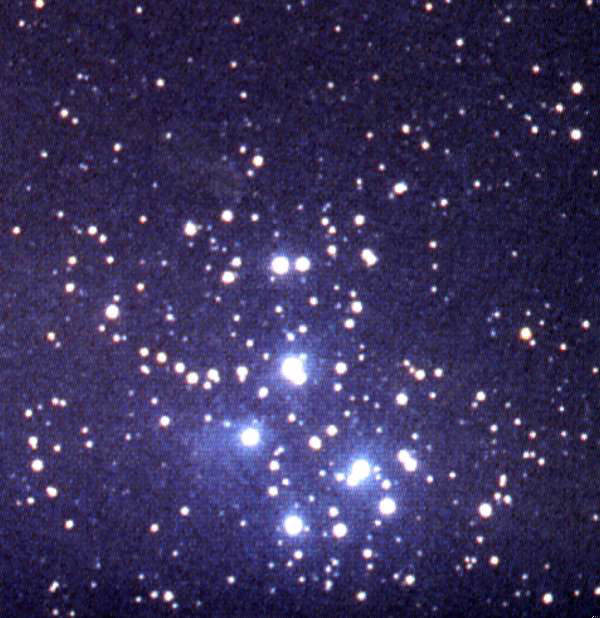
%> input picture Etoiles.png, 600 x 618 px
$ octave filtrage.m   (GNU Octave 9; MATLAB toolbox functions it lacks are replaced by stand-ins)
%> lines starting %> are read from the running program, lines starting %| are printed output that depends on the picture; in (x1, y1, x2, y2) boxes, pixels count from 0 and x2, y2 are one past the last pixel; in counts of white or black regions, pixels touching at a corner belong together; the program's own positions count from 1
close all; clear all; clc;

%B=imread('mercure.jpg');
%B =imread('lune.jpg');
E =imread('Etoiles.png');
%> E is the input picture: size 618x600x3 uint8; mean R, G, B 57.8, 49.9, 92.4
figure; imshow(E);

E =rgb2gray(E);
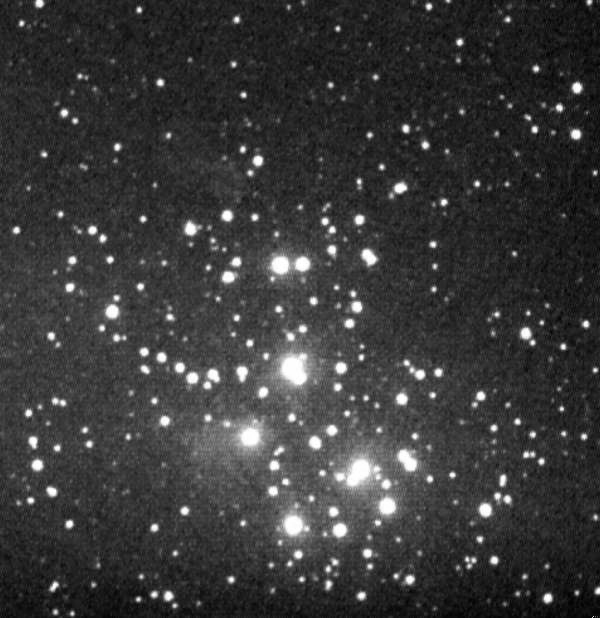
%> E: size 618x600 uint8; min 2, max 255, mean 57.1


% Seuil
C1 = (E(:,:,:)>250);
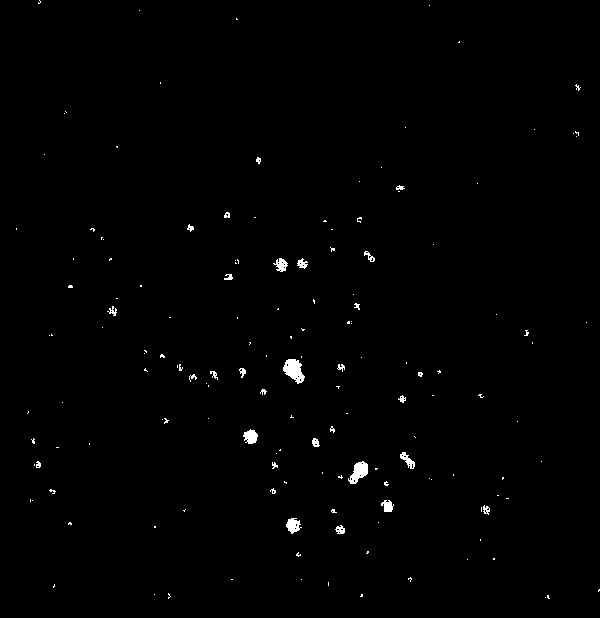
%> C1: size 618x600 logical; 0.69% white; 154 white regions (126 under 20 px), largest, box (x1, y1, x2, y2) and area: (283, 359, 305, 384) 337, (348, 461, 368, 484) 263, (286, 518, 302, 534) 159
figure;imshow(C1);

% Flouter
h=fspecial('average',10);

% Filtrer
r1=imfilter(C1,h);
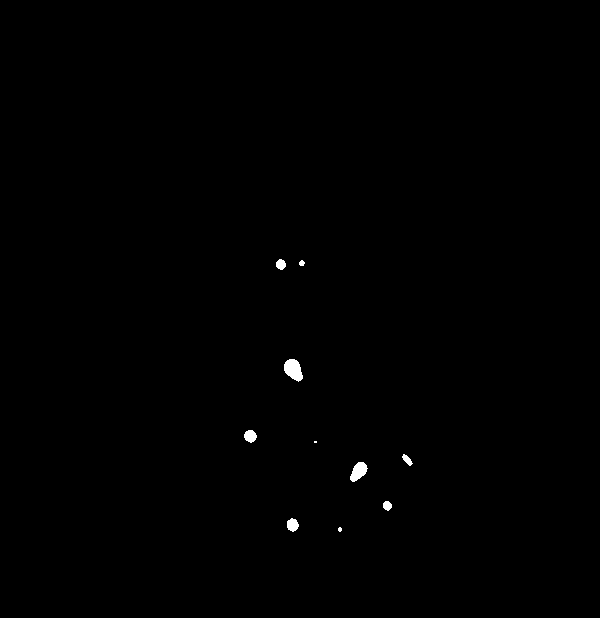
%> r1: size 618x600 logical; 0.28% white; 10 white regions (2 under 20 px), largest, box (x1, y1, x2, y2) and area: (284, 359, 303, 382) 301, (350, 462, 368, 482) 225, (244, 430, 257, 443) 124
figure;imshow(r1);
imwrite(r1,'Etoiles2.jpg');

% Seconde it閞ation du processus
C2 = (r1(:,:,:)>0.80);
r2=imfilter(C2,h);
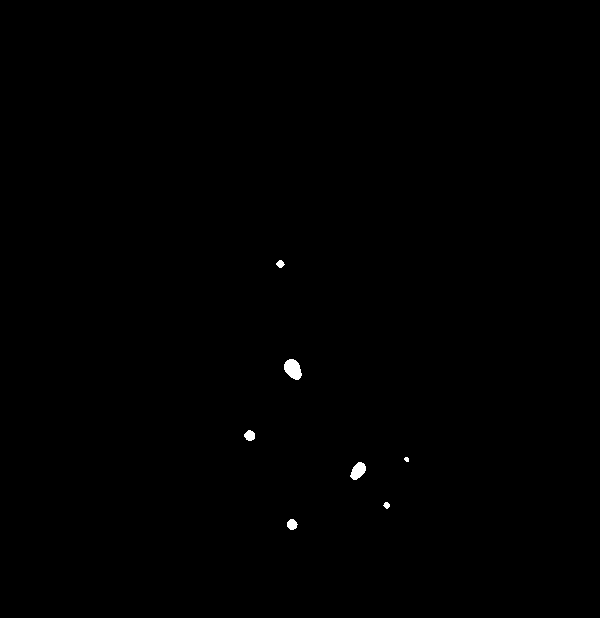
%> r2: size 618x600 logical; 0.2% white; 7 white regions, largest, box (x1, y1, x2, y2) and area: (284, 359, 302, 380) 269, (350, 462, 366, 480) 190, (244, 430, 255, 441) 91
figure;imshow(r2);
imwrite(r2,'Etoiles3.jpg');

% troisi鑝e it閞ation du processus
C3 = (r2(:,:,:)>0.80);
r3=imfilter(C3,h);
%> r3: size 618x600 logical; 0.14% white; 4 white regions, box (x1, y1, x2, y2) and area: (284, 359, 301, 379) 239, (351, 462, 365, 478) 157, (245, 431, 254, 440) 57, (287, 520, 296, 529) 56
figure;imshow(r3);
imwrite(r3,'Etoiles4.jpg');


% %% Filtre laplace
%
% h = fspecial('laplacian',0.2);
%
% FiltreLaplace=imfilter(B,h);
% figure; imshow(FiltreLaplace); title('laplace')
% imwrite(FiltreLaplace,'Laplace.jpg');
%
% %% Filtre L-G
%
% h3 = fspecial('log',5,0.5);
%
% FiltreLG=imfilter(B,h3);
% figure; imshow(FiltreLG);title('L-G')
% imwrite(FiltreLG,'LG.jpg');
%
% %% filtre prewit et sobel
% %
%  h1=fspecial('prewit');
%  h2=fspecial('sobel');
% %
%  FiltrePrewit=imfilter(B,h1);
%  FiltreSobel=imfilter(B,h2);
%  figure; imshow(FiltreSobel);
%
% figure; imshow(FiltrePrewit);
% imwrite(FiltrePrewit,'Prewit.jpg');
%
% figure; imshow(FiltreSobel);
% imwrite(FiltreSobel,'Sobel.jpg');

% %% Filtre Moyen
% h4=fspecial('average',7);
% FlouMoyen1=imfilter(B,h4);
% h5=fspecial('average',15);
% FlouMoyen2=imfilter(B,h5);
%
% figure; imshow(FlouMoyen1);title('moyen3x3')
% imwrite(FlouMoyen1,'Flou1.jpg');
% figure; imshow(FlouMoyen2);title('moyen7x7')
% imwrite(FlouMoyen2,'Flou2.jpg');
%
% %% filtre Gaussian
% h6=fspecial('gaussian',3,3);
% FlouGauss1=imfilter(B,h6);
% h7=fspecial('gaussian',3,25);
% FlouGauss2=imfilter(B,h7);
% h8=fspecial('gaussian',25,3);
% FlouGauss3=imfilter(B,h8);
% h9=fspecial('gaussian',25,25);
% FlouGauss4=imfilter(B,h9);
%
%
% figure; imshow(FlouGauss1);title('gauss1')
% imwrite(FlouGauss1,'Flou3.jpg');
% figure; imshow(FlouGauss2);title('gauss2')
% imwrite(FlouGauss2,'Flou4.jpg');
% figure; imshow(FlouGauss3);title('gauss3')
% imwrite(FlouGauss3,'Flou5.jpg');
% figure; imshow(FlouGauss4);title('gauss4')
% imwrite(FlouGauss4,'Flou6.jpg');
